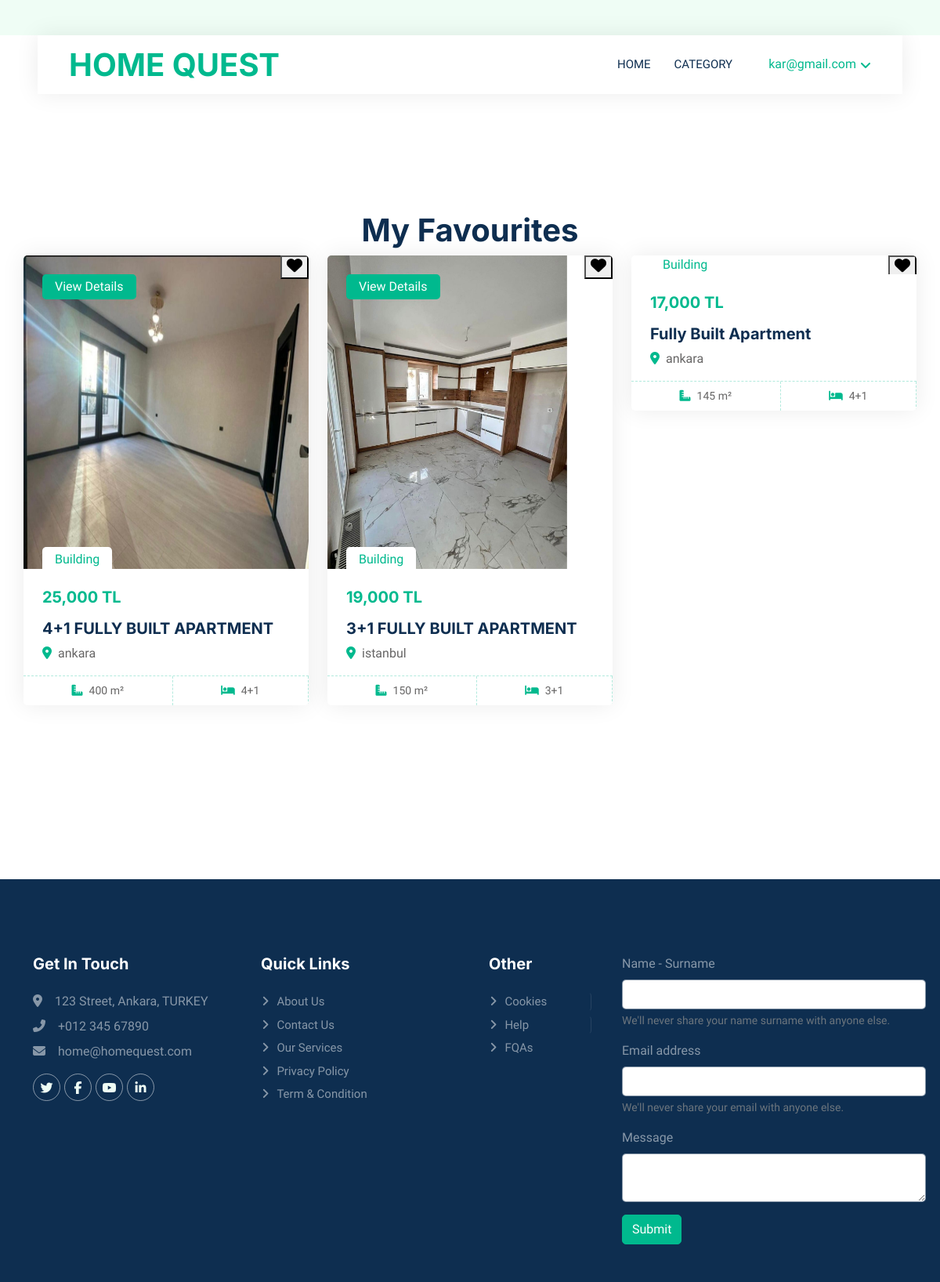
Page /favorite/ (signed in) on the committed database.
### AppEcommerce/models.py (models this page shows, shortened)
class Product(models.Model):
    GEEKS_CHOICES = (
    ("Rent", "Rent"),
    ("Sale", "Sale"),
)
    BRAND_CHOICES = (
    ("Building", "Building"),
    ("Detached", "Detached"),
)
    CITY_CHOICES = (
    ("istanbul", "İstanbul"),
    ("ankara", "Ankara"),
)
    ROOM_CHOICES = (
    ("1+1", "1+1"),
    ("2+1", "2+1"),
    ("3+1", "3+1"),
    ("4+1", "4+1"),
    ("5+1", "5+1"),
    ("6+1", "6+1"),
    ("7+1", "7+1"),
)
    user = models.ForeignKey(User, on_delete = models.CASCADE)
    title = models.CharField(max_length=50, null=True)
    durum = models.CharField(choices=GEEKS_CHOICES, max_length=50, null=True)
    brand = models.CharField(choices=BRAND_CHOICES, max_length=50, null=True)
    description = models.TextField(null=True)
    image = models.ImageField(upload_to="Product Image", null=True)
    price = models.IntegerField(null=True)
    location = models.CharField(choices=CITY_CHOICES,max_length=50, null=True)
    adres = models.TextField(null=True)
    metre = models.IntegerField(null=True)
    room_number = models.CharField(choices=ROOM_CHOICES, max_length=50, null=True)
    kat_sayısı = models.IntegerField(null=True)
    asansor = models.BooleanField(null=True)
    güvenlik= models.BooleanField(null=True)
    otopark = models.BooleanField(null=True)
    havuz = models.BooleanField(null=True)
    favori = models.ManyToManyField(User, related_name="FavoriyeEkleyenler", verbose_name=("Favoriye ekleyenler"))
    class Meta:
        verbose_name_plural = "Ürünler"

### AppEcommerce/views.py (the view)
# urls.py: path("favorite/", favorite, name="favorite"),
def favorite(request):
    favorites = Product.objects.filter(favori = request.user)
    print(favorites)
    context={
         "favorites":favorites
     }
    return render(request, "favorite.html",context)

### AppEcommerce/templates/favorite.html (shortened to what this page needs)
{% extends 'base.html' %}
{% load static %}
{% load i18n %}
{% load humanize %}
{% block content %}
<div class="container" style="padding: 150px 0;">
    <div class="row">
        <h1 class="text-center">My Favourites</h1>
        <div class="col">
            <div class="row">
                {% for product in favorites %}
                <div class="col-lg-4 col-md-6 wow fadeInUp mb-4 " data-wow-delay="0.1s" >
                    <div class="property-item rounded overflow-hidden">
                        <div class="position-relative overflow-hidden">
                            <a href="{% url 'product_detail' product.id %}"><img style="height: 400px;" class="img-fluid" src="{{product.image.url}}" alt=""></a>
                            <a class="bg-primary rounded text-white position-absolute start-0 top-0 m-4 py-1 px-3" href="{% url 'product_detail' product.id %}" >View Details</a>
                            <div class="bg-white rounded-top text-primary position-absolute start-0 bottom-0 mx-4 pt-1 px-3">{{product.brand}}</div>
                            <form method="post">
                              {% if request.user in product.favori.all %}
                              <button type="button" class="position-absolute top-0 end-0 btnfavori" data-product-id="{{ product.id }}">
                                <i class="fa-solid fa-heart fs-5" id="heart{{ product.id }}"></i>
                            </button>
                              {% endif %}
                          </form>
                        </div>
                        <div class="p-4 pb-0">
                            <h5 class="text-primary mb-3">{{product.price|intcomma}}   TL </h5>
                            <a class="d-block h5 mb-2" href="">{{product.title}}</a>
                            <p><i class="fa fa-map-marker-alt text-primary me-2"></i>{{product.location}}</p>
                        </div>
                        <div class="d-flex border-top">
                            <small class="flex-fill text-center border-end py-2"><i class="fa fa-ruler-combined text-primary me-2"></i>{{product.metre}} m²</small>
                            <small class="flex-fill text-center border-end py-2"><i class="fa fa-bed text-primary me-2"></i>{{product.room_number}}</small>
                        </div>
                    </div>
                </div>
                {% endfor %}
            </div>
        </div>
    </div>
</div>
{% endblock content %}

### AppEcommerce/templates/partials/_header.html (shortened to what this page needs)
{% load static %}
{% load i18n %}
        <div class="container-fluid nav-bar bg-transparent">
          <nav class="navbar navbar-expand-lg bg-white navbar-light py-0 px-4">
              <a href="index.html" class="navbar-brand d-flex align-items-center text-center">
                  <a  href="{% url 'index' %}"  ><h1 class="m-0 text-primary"  >HOME QUEST  </h1></a>
              </a>
              <div class="collapse navbar-collapse" id="navbarCollapse">
                  <div class="navbar-nav ms-auto">
                      <a href="{% url 'index' %}" class="nav-item nav-link
                        ">Home</a>
                      <a href="{% url 'category' %}" class="nav-item nav-link
                       ">category</a>
                  </div>
                  {% if request.user.is_authenticated %}
                  <div class="nav-item dropdown">
                    <a href="#" class="nav-link dropdown-toggle" data-bs-toggle="dropdown">{{request.user.username}}</a>
                </div>
                  {% else %}
                  <a href="{% url 'login' %}" class="btn btn-primary px-3 d-none d-lg-flex">Login</a>
                  <a href="{% url 'register' %}" class="btn btn-primary px-3 d-none d-lg-flex ms-2">Register</a>
                  {% endif %}
              </div>
          </nav>
      </div>

### AppEcommerce/static/css/style.css (style rules this page uses)
:root { --primary: #00B98E; --secondary: #FF6922; --light: #EFFDF5; --dark: #0E2E50; }
.nav-bar { position: relative; margin-top: 45px; padding: 0 3rem; transition: .5s; z-index: 9; }
.navbar { box-shadow: 0 0 30px rgba(0, 0, 0, .08); }
.navbar .dropdown-toggle::after { border: none; content: "\f107"; font-family: "Font Awesome 5 Free"; font-weight: 900; vertical-align: middle; margin-left: 5px; transition: .5s; }
.navbar-light .navbar-nav .nav-link { margin-right: 30px; padding: 25px 0; color: #FFFFFF; font-size: 15px; text-transform: uppercase; outline: none; }
.navbar-light .navbar-brand { height: 75px; }
.navbar-light .navbar-nav .nav-link { color: var(--dark); font-weight: 500; }
.property-item { box-shadow: 0 0 30px rgba(0, 0, 0, .08); }
.property-item img { transition: .5s; }
.property-item .border-top { border-top: 1px dashed rgba(0, 185, 142, .3) !important; }
.property-item .border-end { border-right: 1px dashed rgba(0, 185, 142, .3) !important; }

### rows in the picture
Product: image (picture), brand "Building", price "25,000", title "4+1 FULLY BUILT APARTMENT", location "ankara", metre "400", room_number "4+1"
Product: image (picture), brand "Building", price "19,000", title "3+1 FULLY BUILT APARTMENT", location "istanbul", metre "150", room_number "3+1"
Product: brand "Building", price "17,000", title "Fully Built Apartment", location "ankara", metre "145", room_number "4+1"

### other values in the picture
{{ request.user.username }} "kar@gmail.com"
